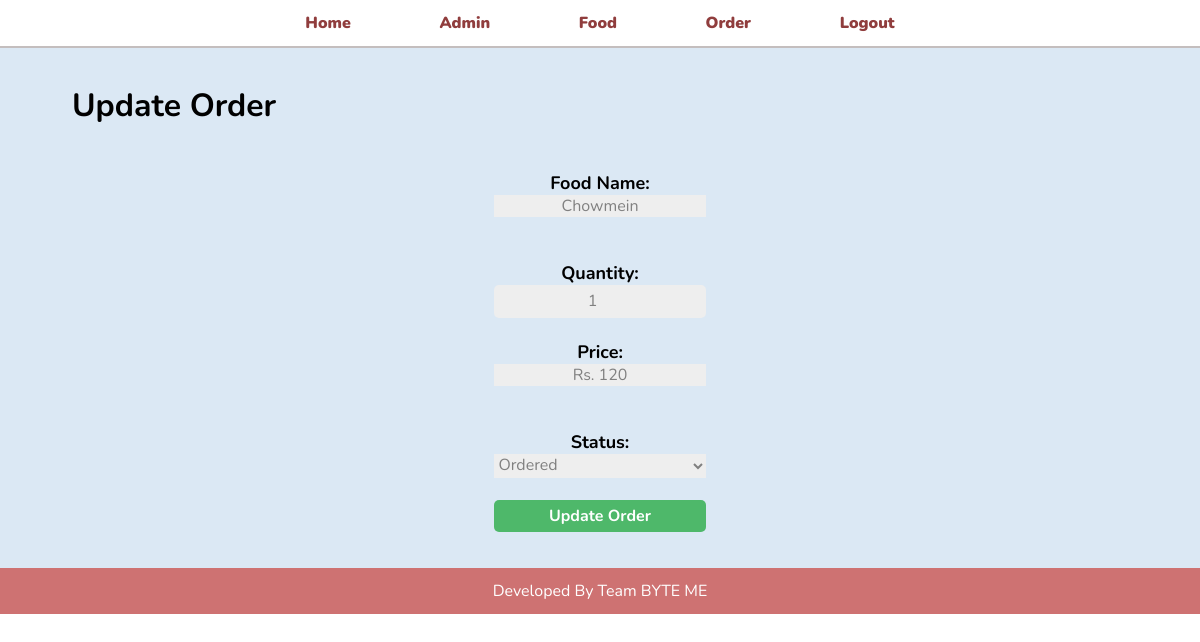
Page /admin/update-order.php?id=1 (signed in) on the committed database.
### tables this page shows
CREATE TABLE `nepali_table` (
  `id` int(10) UNSIGNED NOT NULL,
  `quantity` int(11) NOT NULL,
  `total` decimal(10,0) NOT NULL,
  `order_date` datetime NOT NULL,
  `status` varchar(50) NOT NULL,
  `customer_name` varchar(150) NOT NULL,
  `customer_contact` varchar(20) NOT NULL,
  `customer_email` varchar(150) NOT NULL,
  `customer_address` varchar(255) NOT NULL,
  `additional` varchar(100) NOT NULL,
  `food` varchar(150) NOT NULL,
  `price` int(11) NOT NULL
);

### admin/update-order.php (the view, shortened to what this page needs)
<?php include('partials/menu.php'); ?>
<div class="main">
    <div class="wrapper">
        <h1>Update Order</h1><br><br>
        <?php
        if (isset($_GET['id'])) {
            $id = $_GET['id'];
            $sql = "select * from nepali_table where id=$id";
            $res = mysqli_query($conn, $sql);
            $count = mysqli_num_rows($res);
            if ($count == 1) {
                $row = mysqli_fetch_assoc($res);
                $food = $row['food'];
                $price = $row['price'];
                $qty = $row['quantity'];
                $status = $row['status'];
            } else {
                header('location:' . SITE_URL . 'admin/order.php');
            }
        } else {
            header('location:' . SITE_URL . 'admin/order.php');
        }
        ?>
        <form action="" method="post">
            <span>Food name:</span><br>
            <p><?php echo $food; ?></p><br><br>
            <span>Quantity:</span><br>
            <input type="number" name="quantity" value="<?php echo $qty; ?>"><br><br>
            <span>Price:</span><br>
            <p><?php echo 'Rs. '.$price; ?></p><br><br>
            <span>Status:</span><br>
            <select name="status">
                <option <?php if($status=="Ordered"){echo "selected";}?> value="ordered">Ordered</option>
            </select><br><br>
            <input type="submit" name="submit" value="update order" class="btn-update">
        </form>
    </div>
</div>
<?php include('partials/footer.php'); ?>

### admin/style.css (style rules this page uses)
* { font-family: 'Nunito', sans-serif; margin: 0; padding: 0; box-sizing: border-box; text-decoration: none; outline: none; border: none; text-transform: capitalize; transition: all .2s linear; }
.wrapper { padding: 1%; width: 90%; margin: 0 auto; }
.main { padding-top: 2%; padding-bottom: 2%; background-color: rgb(219, 232, 244); position: relative; height: 100%; width: 100%; }
.btn-update { background: rgb(78, 184, 106); padding: 1%; color: #fff; text-decoration: none; font-weight: bold; }
.login h1, form, input { text-align: center; }

### admin/update-order.php (style rules this page uses)
form { text-align: center; width: 50%; margin: 0 auto; }
form span { font-size: large; font-weight: bold; }
form p { margin: 0 auto; font-size: medium; color: grey; background: #eee; width: 40%; text-align: center; }
form select { width: 40%; font-size: medium; color: grey; background: #eee; }
form input { background: #eee; text-align: center; width: 40%; font-size: medium; color: grey; padding: 1%; border-radius: 5px; }

### rows in the picture
nepali_table: food "Chowmein", quantity "1", price "120"
